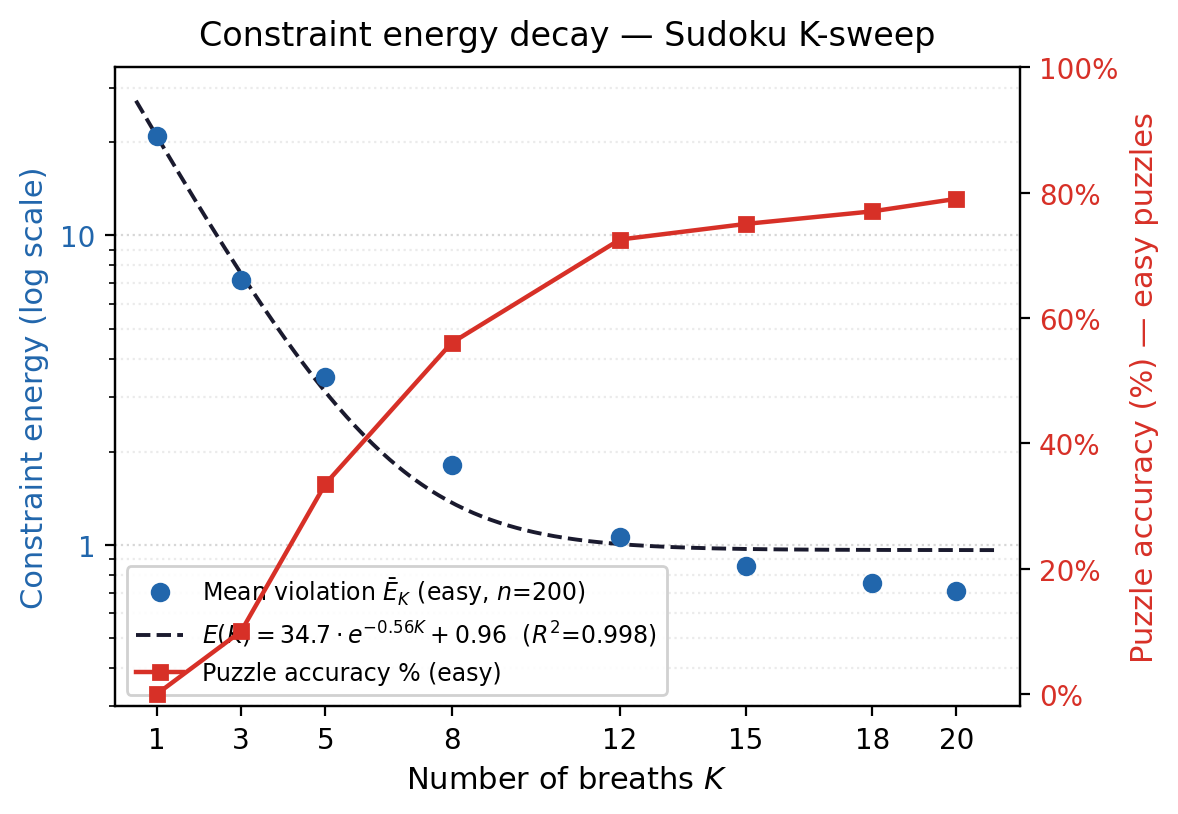

Here is the Python script that generated this plot:
"""
Figure 1: Constraint energy decay on Sudoku (K-sweep)
Data from /home/bryce/mycelium/.cache/v98_ksweep/K*.log
"""

import numpy as np
import matplotlib
matplotlib.use("Agg")
import matplotlib.pyplot as plt
import matplotlib.ticker as ticker
from scipy.optimize import curve_fit
import os

# --- Data extracted from v98_ksweep K*.log ---
# K values tested
K_vals = [1, 3, 5, 8, 12, 15, 18, 20]

# avg_viol (easy) from each log
avg_viol_easy = [20.957, 7.198, 3.476, 1.808, 1.061, 0.856, 0.750, 0.706]

# puzzle accuracy (easy) from each log
puzzle_acc_easy = [0.000, 0.100, 0.335, 0.560, 0.725, 0.750, 0.770, 0.790]

# --- Exponential fit with floor: E(K) = A * exp(-r * K) + C ---
# The data converges to a floor (~0.7) rather than decaying to 0.
# This is physically correct: the residual at K=20 represents the hard unsolved puzzles.
def exp_decay_floor(K, A, r, C):
    return A * np.exp(-r * np.array(K, dtype=float)) + C

popt, _ = curve_fit(exp_decay_floor, K_vals, avg_viol_easy,
                    p0=[22.0, 0.5, 0.7], bounds=([0, 0, 0], [100, 5, 2]))
A_fit, r_fit, C_fit = popt
print(f"Fit: A = {A_fit:.2f}, r = {r_fit:.4f}, floor C = {C_fit:.3f}")

K_fine = np.linspace(0.5, 21, 300)
E_fit = exp_decay_floor(K_fine, A_fit, r_fit, C_fit)

# --- R² in linear space ---
pred = exp_decay_floor(np.array(K_vals), A_fit, r_fit, C_fit)
ss_res = np.sum((np.array(avg_viol_easy) - pred) ** 2)
ss_tot = np.sum((np.array(avg_viol_easy) - np.mean(avg_viol_easy)) ** 2)
r2 = 1 - ss_res / ss_tot
print(f"R² = {r2:.4f}")

# The paper states "rate ~0.18 nats/breath" = log-linear slope over full K=1→20 range
rate_endpoint = np.log(avg_viol_easy[0] / avg_viol_easy[-1]) / (K_vals[-1] - K_vals[0])
print(f"Endpoint-anchored rate (K=1→K=20): {rate_endpoint:.4f} nats/breath")

# --- Plot ---
fig, ax1 = plt.subplots(figsize=(6.0, 4.2))

# Left axis: constraint energy (log scale)
color_energy = "#2166ac"
color_fit    = "#1a1a2e"
ax1.semilogy(K_vals, avg_viol_easy, "o", color=color_energy, ms=6, zorder=5,
             label=r"Mean violation $\bar{E}_K$ (easy, $n$=200)")
ax1.semilogy(K_fine, E_fit, "--", color=color_fit, lw=1.4,
             label=rf"$E(K) = {A_fit:.1f}\cdot e^{{-{r_fit:.2f}K}} + {C_fit:.2f}$  ($R^2$={r2:.3f})")
ax1.set_xlabel("Number of breaths $K$", fontsize=11)
ax1.set_ylabel("Constraint energy (log scale)", color=color_energy, fontsize=11)
ax1.tick_params(axis="y", labelcolor=color_energy)
ax1.set_xlim(0, 21.5)
ax1.set_ylim(0.3, 35)
ax1.yaxis.set_major_formatter(ticker.FuncFormatter(
    lambda x, _: f"{x:g}" if x >= 1 else f"{x:.2f}"
))

# Right axis: puzzle accuracy (linear scale)
ax2 = ax1.twinx()
color_acc = "#d73027"
ax2.plot(K_vals, [100 * p for p in puzzle_acc_easy], "s-",
         color=color_acc, ms=5, lw=1.6, label="Puzzle accuracy % (easy)")
ax2.set_ylabel("Puzzle accuracy (%) — easy puzzles", color=color_acc, fontsize=11)
ax2.tick_params(axis="y", labelcolor=color_acc)
ax2.set_ylim(-2, 100)
ax2.yaxis.set_major_formatter(ticker.FuncFormatter(lambda x, _: f"{x:.0f}%"))

# Combined legend
lines1, labels1 = ax1.get_legend_handles_labels()
lines2, labels2 = ax2.get_legend_handles_labels()
ax1.legend(lines1 + lines2, labels1 + labels2,
           fontsize=8.5, loc="lower left", framealpha=0.9)

ax1.set_title("Constraint energy decay — Sudoku K-sweep", fontsize=12, pad=8)

# Light grid on left axis
ax1.grid(True, which="major", axis="y", ls=":", alpha=0.5)
ax1.grid(True, which="minor", axis="y", ls=":", alpha=0.25)
ax1.set_xticks(K_vals)

fig.tight_layout()

out_dir = os.path.dirname(os.path.abspath(__file__))
fig.savefig(os.path.join(out_dir, "fig1_sudoku_energy_decay.png"), dpi=200, bbox_inches="tight")
fig.savefig(os.path.join(out_dir, "fig1_sudoku_energy_decay.pdf"), bbox_inches="tight")
print("Saved fig1_sudoku_energy_decay.{png,pdf}")
